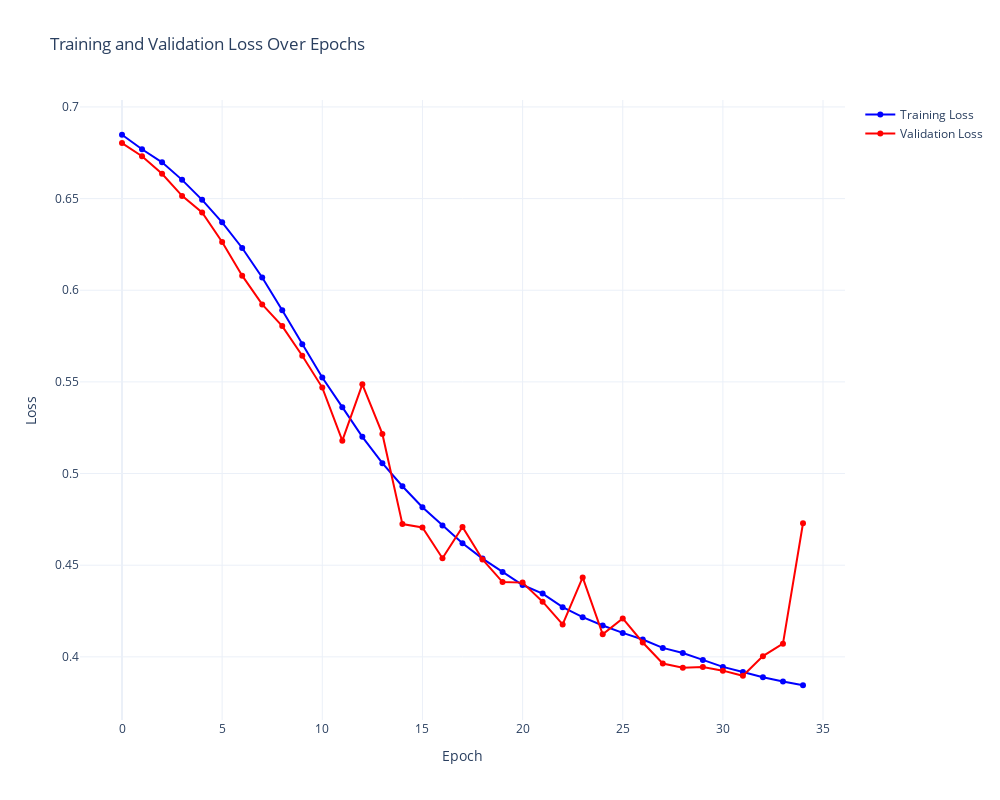
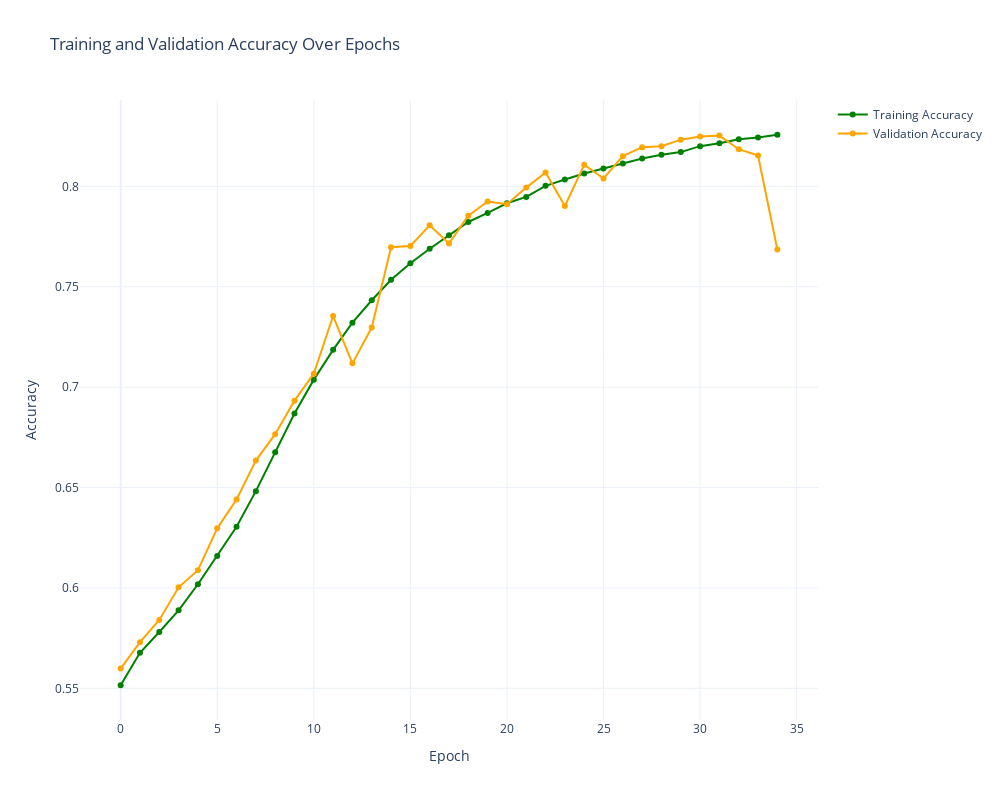

Notebook source saved alongside these figures, in order:
### Markdown cell above
### Model Accuracy And Loss

### Code cell
# Step 4: Plot Training and Validation Loss
fig_loss = go.Figure()
fig_loss.add_trace(go.Scatter(y=history1.history['loss'], mode='lines+markers', name='Training Loss', line=dict(color='blue')))
fig_loss.add_trace(go.Scatter(y=history1.history['val_loss'], mode='lines+markers', name='Validation Loss', line=dict(color='red')))
fig_loss.update_layout(
    title="Training and Validation Loss Over Epochs",
    xaxis_title="Epoch",
    yaxis_title="Loss",
    template="plotly_white",
    width=1000,  # Width in pixels
    height=800   # Height in pixels
)
fig_loss.show()

# Step 5: Plot Model Accuracy
fig_accuracy = go.Figure()
fig_accuracy.add_trace(go.Scatter(y=history1.history['accuracy'], mode='lines+markers', name='Training Accuracy', line=dict(color='green')))
fig_accuracy.add_trace(go.Scatter(y=history1.history['val_accuracy'], mode='lines+markers', name='Validation Accuracy', line=dict(color='orange')))
fig_accuracy.update_layout(
    title="Training and Validation Accuracy Over Epochs",
    xaxis_title="Epoch",
    yaxis_title="Accuracy",
    template="plotly_white",
    width=1000,  # Width in pixels
    height=800   # Height in pixels
)
fig_accuracy.show()

### Figure 1 — Plotly figure (JSON) as saved in the notebook; plotly's stock layout.template omitted (floating-point values rounded to 4 significant figures)
{"data": [{"line": {"color": "blue"}, "mode": "lines+markers", "name": "Training Loss", "type": "scatter", "y": [0.6848, 0.6769, 0.6698, 0.6602, 0.6493, 0.637, 0.623, 0.607, 0.589, 0.5705, 0.5524, 0.5362, 0.52, 0.5057, 0.4931, 0.4816, 0.4717, 0.4619, 0.4536, 0.4463, 0.4392, 0.4345, 0.4271, 0.4217, 0.4171, 0.4131, 0.4095, 0.4049, 0.4021, 0.3983, 0.3945, 0.3918, 0.3889, 0.3866, 0.3845]}, {"line": {"color": "red"}, "mode": "lines+markers", "name": "Validation Loss", "type": "scatter", "y": [0.6803, 0.6731, 0.6636, 0.6515, 0.6424, 0.6263, 0.6079, 0.5923, 0.5804, 0.5643, 0.5469, 0.5179, 0.5487, 0.5216, 0.4724, 0.4705, 0.4538, 0.4709, 0.4532, 0.4408, 0.4405, 0.4301, 0.4176, 0.4433, 0.4123, 0.421, 0.4078, 0.3964, 0.3941, 0.3944, 0.3925, 0.3896, 0.4004, 0.4072, 0.4729]}], "layout": {"height": 800, "title": {"text": "Training and Validation Loss Over Epochs"}, "width": 1000, "xaxis": {"title": {"text": "Epoch"}}, "yaxis": {"title": {"text": "Loss"}}}}

### Figure 2 — Plotly figure (JSON) as saved in the notebook; plotly's stock layout.template omitted (floating-point values rounded to 4 significant figures)
{"data": [{"line": {"color": "green"}, "mode": "lines+markers", "name": "Training Accuracy", "type": "scatter", "y": [0.5516, 0.5677, 0.5781, 0.5889, 0.6018, 0.6159, 0.6304, 0.6482, 0.6676, 0.6869, 0.7037, 0.7186, 0.7321, 0.7433, 0.7535, 0.7617, 0.769, 0.7757, 0.7823, 0.7867, 0.7916, 0.7948, 0.8002, 0.8034, 0.8064, 0.8089, 0.8114, 0.8138, 0.8157, 0.8171, 0.82, 0.8215, 0.8234, 0.8243, 0.8257]}, {"line": {"color": "orange"}, "mode": "lines+markers", "name": "Validation Accuracy", "type": "scatter", "y": [0.5599, 0.573, 0.584, 0.6003, 0.6089, 0.6297, 0.6441, 0.6634, 0.6766, 0.6933, 0.7067, 0.7354, 0.7118, 0.7297, 0.7696, 0.7703, 0.7806, 0.7716, 0.7854, 0.7925, 0.7911, 0.7994, 0.8069, 0.7902, 0.8107, 0.8039, 0.815, 0.8195, 0.82, 0.8232, 0.8248, 0.8253, 0.8185, 0.8153, 0.7685]}], "layout": {"height": 800, "title": {"text": "Training and Validation Accuracy Over Epochs"}, "width": 1000, "xaxis": {"title": {"text": "Epoch"}}, "yaxis": {"title": {"text": "Accuracy"}}}}
